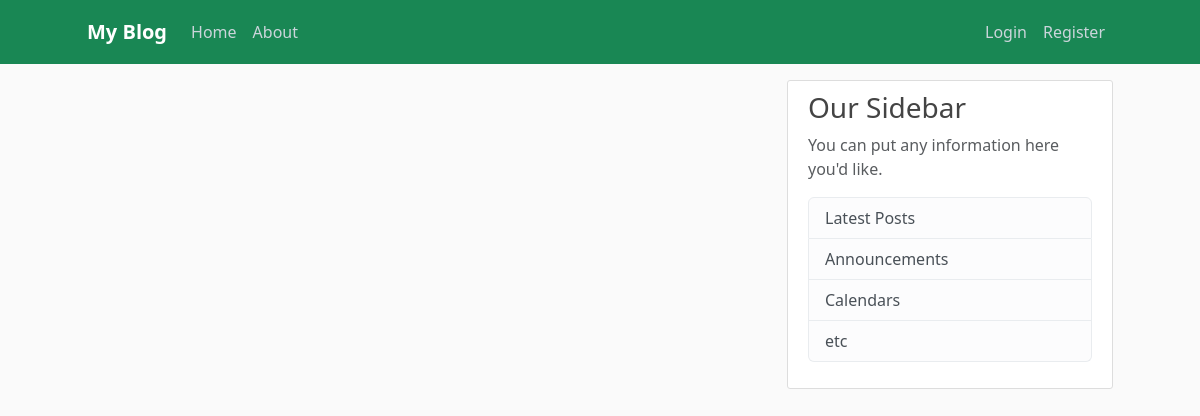
/, run on an earlier commit of the app's database.
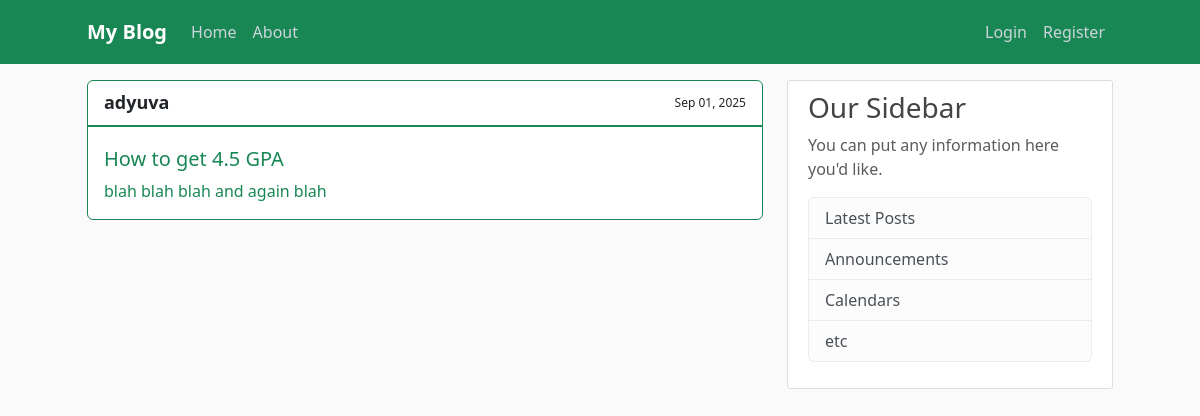
And on a later commit of the database.
### blog/models.py (models this page shows)
class Posts(models.Model):
  title = models.CharField(max_length=200)
  content = models.TextField()
  date_posted = models.DateTimeField(default=timezone.now)
  author = models.ForeignKey(User, on_delete=models.CASCADE)

### blog/views.py (the view)
# urls.py: path('', views.home, name='blog-home'),
def home(request):
  context = {
    'posts': Posts.objects.all()
  }
  return render(request, 'blog/home.html', context)

### blog/templates/blog/home.html (shortened to what this page needs)
{% extends "blog/base.html" %}
{% block content %}
    {% for post in posts %}
      <article class="w-auto">
        <div class="card border-success mb-3">
          <div class="d-flex article-metadata align-items-center justify-content-between border-bottom border-success border-2 w-auto">
          <a class="mr-2 card-header bg-transparent text-decoration-none fw-semibold border-bottom-0 fs-med" href="#">{{ post.author }}</a>
          <div class="card-header bg-transparent border-bottom-0 fs-sm">{{ post.date_posted|date:"M d, Y" }}</div>
        </div>
          <div class="card-body text-success">
            <h5 class="card-title">{{ post.title }}</h5>
            {{ post.content|slice:":150" }}
          </div>
        </div>
      </article>
    {% endfor %}
{% endblock content %}

What changed in the data, as far as the page shows it:
added Posts: author "adyuva", date_posted "Sep 01, 2025", title "How to get 4.5 GPA", content "blah blah blah and again blah"
